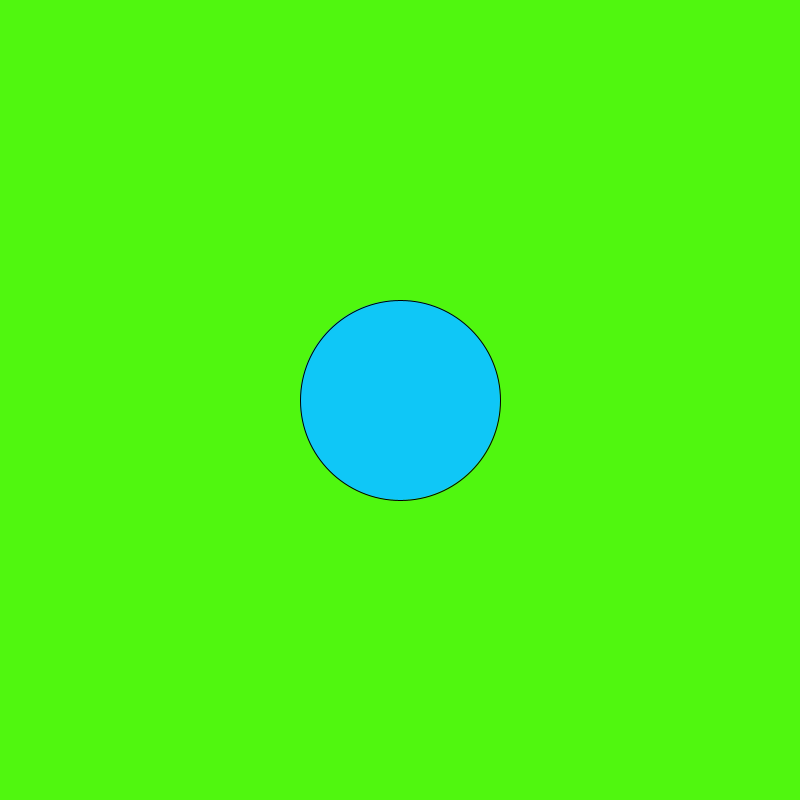
Frame 1 (no input)
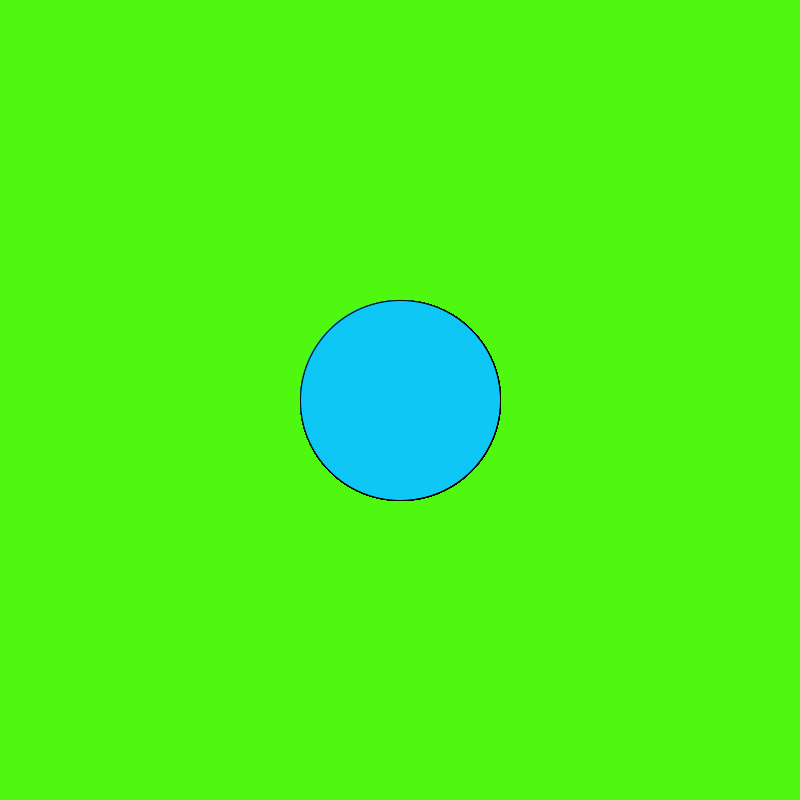
Frame 60 (the mouse pressed at the canvas centre just before this capture)
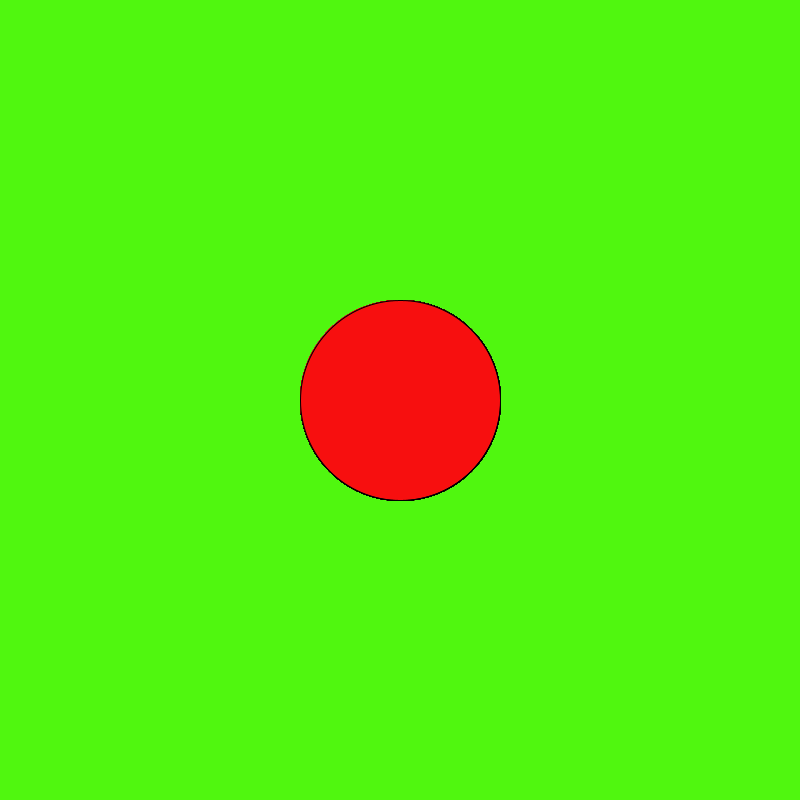
Frame 120 (the mouse held since frame 60 and released just before this capture)

The Processing sketch that drew these frames (run headless with seeded random() and noise(); from frame 60 on, the mouse is pressed at the canvas centre):

// Processing sketch: sketch_LogicalDot
// ── sketch_LogicalDot.pde
void setup() {
  size(800,800);
  background(80,247,15);
}
void draw() {
  if(mousePressed){
  fill(247,15,15);
  ellipse(400,400,200,200);
  } else{
    fill (15,199,247);
    ellipse(400,400,200,200);
  }
}
